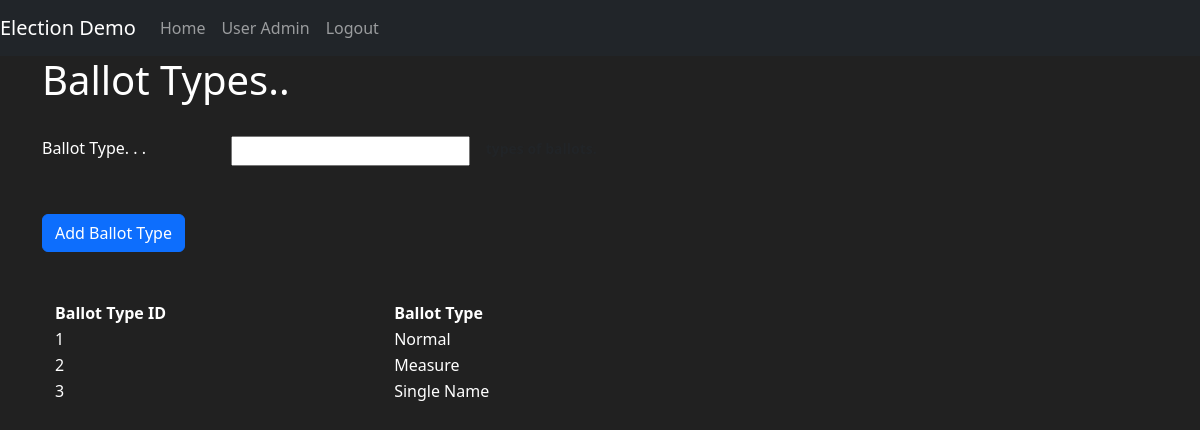
Screenshot of /ballot (signed in) with the database file from the repository.
### election1/models.py (models this page shows, shortened)
class BallotType(db.Model):
    id_ballot_type = db.Column(db.Integer, primary_key=True)
    ballot_type_name = db.Column(db.String(length=45), nullable=False, unique=True)
    creation_datetime = db.Column(db.DateTime, default=datetime.now, nullable=False)
    offices = db.relationship('Office', backref='ballot_type', cascade="all, delete-orphan")
    @classmethod
    def get_all_ballot_types_sorted_by_name(cls):
        return tuple((c.id_ballot_type, c.ballot_type_name) for c in cls.query.order_by(cls.id_ballot_type).all())

### election1/ballot/view.py (the view)
@ballot.route('/ballot', methods=['POST', 'GET'])
def ballot_view():
    logger.info('user ' + str(current_user.user_so_name) + " has entered ballot type page")
    if Dates.check_dates() is False:
        flash('Please set the Election Dates before adding an office', category='danger')
        return redirect(url_for('mains.homepage'))
    if Dates.after_start_date():
        flash('You cannot add, delete or edit an ballot types after the voting start time or '
              'Election Dates are empty', category='danger')
        return redirect(url_for('mains.homepage'))
    ballot_form = BallotTypeForm()
    if ballot_form.validate_on_submit():
        ballot_type_name = request.form['ballot_type_name']
        new_ballot = BallotType(ballot_type_name=ballot_type_name)
        try:
            db.session.add(new_ballot)
            db.session.commit()
            logger.info(
                'user ' + str(current_user.user_so_name) + ' has created the ballot type named ' + ballot_type_name)
            ballot_form.ballot_type_name.data = ''
            ballot_types = BallotType.get_all_ballot_types_sorted_by_name()
            flash('successfully inserted record', category='success')
            return render_template('ballot.html', form=ballot_form, ballot_types=ballot_types)
        except Exception as e:
            db.session.rollback()
            logger.info('There is an error ' + str(e) + ' while creating the ballot_type titled ' + ballot_type_name)
            flash('There was a problem inserting record ' + str(e), category='danger')
            ballot_form.ballot_type_name.data = ''
            ballot_types = BallotType.get_all_ballot_types_sorted_by_name
            return render_template('ballot.html', form=ballot_form, offices=ballot_types)
    else:
        for err_msg in ballot_form.errors.values():
            flash(f'there is an error creating office: {err_msg}', category='danger')
            ballot_types = BallotType.get_all_ballot_types_sorted_by_name
            return render_template('ballot.html', form=ballot_form, ballot_types=ballot_types)
    ballot_form.ballot_type_name.data = ''
    ballot_types = BallotType.get_all_ballot_types_sorted_by_name()
    print("bt" + str(BallotType.get_all_ballot_types_sorted_by_name()))
    return render_template('ballot.html', form=ballot_form, ballot_types=ballot_types)

### election1/ballot/form.py (shortened to what this page needs)
class BallotTypeForm(FlaskForm):
    ballot_type_name = StringField(label='Ballot Type. . .', validators=[Length(min=2, max=45), DataRequired()])
    submit = SubmitField(label='submit')

### election1/__init__.py (called while the page is built)
def config_manager(manager):
    manager.login_message = "You are not logged in to your account."
    manager.login_message_category = "info"
    @manager.user_loader
    def user_loader(xid):
        user = User.query.get(int(xid))
        if user is None:
            return None
        return user

### election1/ballot/view.py (called while the page is built)
@ballot.before_request
def check_session_timeout():
    if not session_check():
        home = current_app.config['HOME']
        error = 'idle timeout '
        return render_template('session_timeout.html', error=error, home=home)
    return None  # Explicitly return None to indicate the request should proceed

### election1/models.py (called while the page is built)
    @classmethod
    def after_start_date(cls):
        date = cls.query.first()
        if date:
            start_date_time = datetime.fromtimestamp(date.start_date_time)
            current_date_time = datetime.now()
            return current_date_time > start_date_time
        return False

    @classmethod
    def check_dates(cls):
        date = cls.query.first()
        return date is not None

### election1/utils.py (called while the page is built, shortened)
def session_check():
    session.permanent = True
    idle_timeout = current_app.config['MYTIMEOUT'].total_seconds()
    session.modified = True
    current_date_time = datetime.now()
    session['last_activity'] = current_date_time.strftime("%Y-%m-%d %H:%M:%S")
    return True

### election1/templates/ballot.html (shortened to what this page needs)
{% extends 'base.html' %}
{% block content %}
    <div class="container">
        <h1> Ballot Types..</h1>
        <br>
        <form method="post" style="color:white" autocomplete="off" >
            <div class="row g-3 ">
                <div class="col-2 ">
                     {{ form.ballot_type_name.label() }}
                </div>
                 <div class="col-auto" >
                    {{ form.ballot_type_name() }}
                </div>
                 <div class="col-sm-2" autofocus>
                    <span id="passwordHelpInline" class="form-text" >
                        <b> types of ballots. </b>
                    </span>
                </div>
            </div>
            <br>
            <br>
            <div class="d-grid gap-2 d-md-block">
                {{ form.submit(type="submit",value='Add Ballot Type', class="btn   btn-primary") }}
            </div>
            <br><br>
        </form>
        <div class="container">
            <table class="table-dark">
               <thead>
                   <tr>
                       <th class="col-2"> Ballot Type ID</th>
                       <th class="col-2"> Ballot Type</th>
                   </tr>
               </thead>
               <tbody>
               {% for ballot in ballot_types%}
                <tr>
                    <td>{{ ballot[0] }}</td>
                    <td>{{ ballot[1] }}</td>
                </tr>
                {% endfor %}
               </tbody>
            </table>
        </div>
    </div>
{% endblock %}

### election1/templates/base.html (style rules this page uses)
body { background-color: #212121; color: white }

### rows the page displays
BallotType: id_ballot_type "1", ballot_type_name "Normal"
BallotType: id_ballot_type "2", ballot_type_name "Measure"
BallotType: id_ballot_type "3", ballot_type_name "Single Name"
